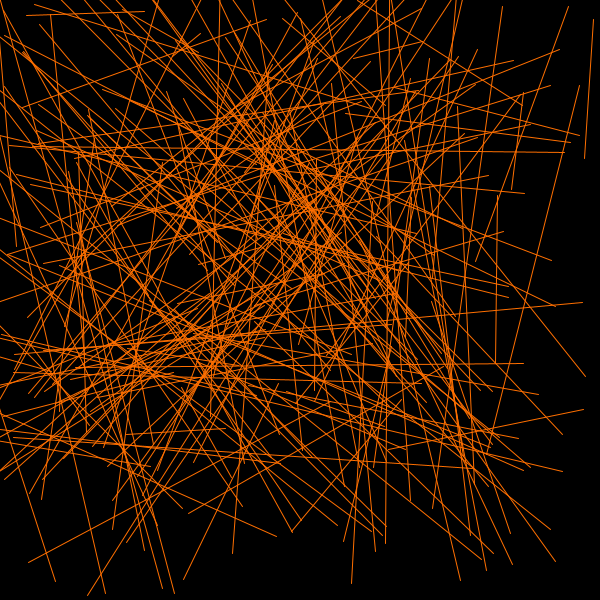
Frame 1 (no input)
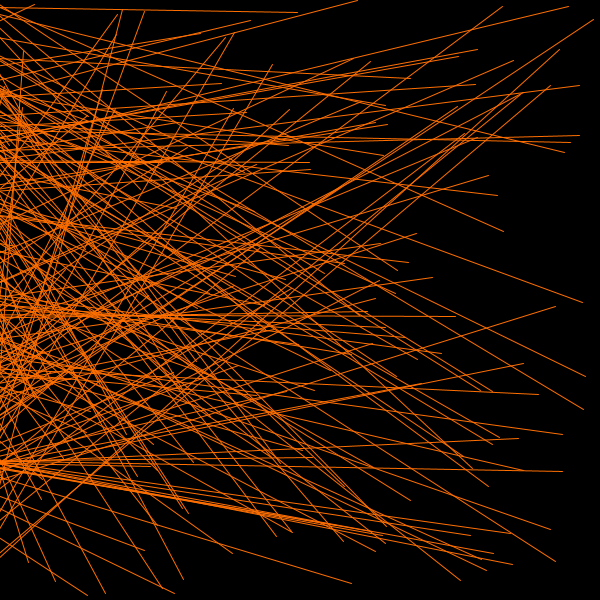
Frame 60 (the mouse pressed at the canvas centre just before this capture)
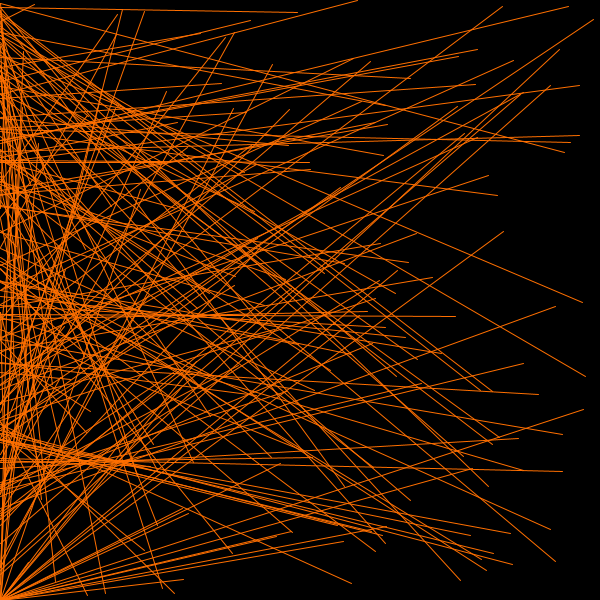
Frame 120 (the mouse held since frame 60 and released just before this capture)

The Processing sketch that drew these frames (run headless with seeded random() and noise(); from frame 60 on, the mouse is pressed at the canvas centre):

// Processing sketch: processing_42308
// ── processing_42308.pde

//Emergent Behavior
//by Daniel Wong
//Flames. Each line is connected to another line which will connect to ALL lines.




Ray[] r;

void setup()
{
  size(600, 600);
  smooth();
  stroke(#FF6F00);


  r = new Ray[200];
  for (int i=0; i<200; i++)
  {
    r[i] = new Ray();
    r[i].x = random(width);
    r[i].y = random(height);
    r[i].a = random(600);
    r[i].b = random(600);
    //r[i].c1 = random(255);
    //r[i].c2 = random(255);
    //r[i].c3 = random(255);
  }
}

void draw()
{
  background(0);
  for (int i=0; i<r.length; i++)
  {
    r[i].move();
    r[i].show();
  }
}

class Ray
{
  float x, y;
  float a, b;


  void show()
  {
    fill (random(255));
    line(x, y, a, b);

    if (y > 600)
    {
      y = 0;
    }

    if (x < 600)
    {
      x = 0;
    }

    if (x < 0)
    {
      x = 600;
    }

    if (y < 0)
    {
      y = 600;
    }
  }

  void move()
  {
    x += ( mouseX - width/2  )* 0.001 * b;
    y += ( mouseY - height/2 )* 0.001 * b;
  }
}
